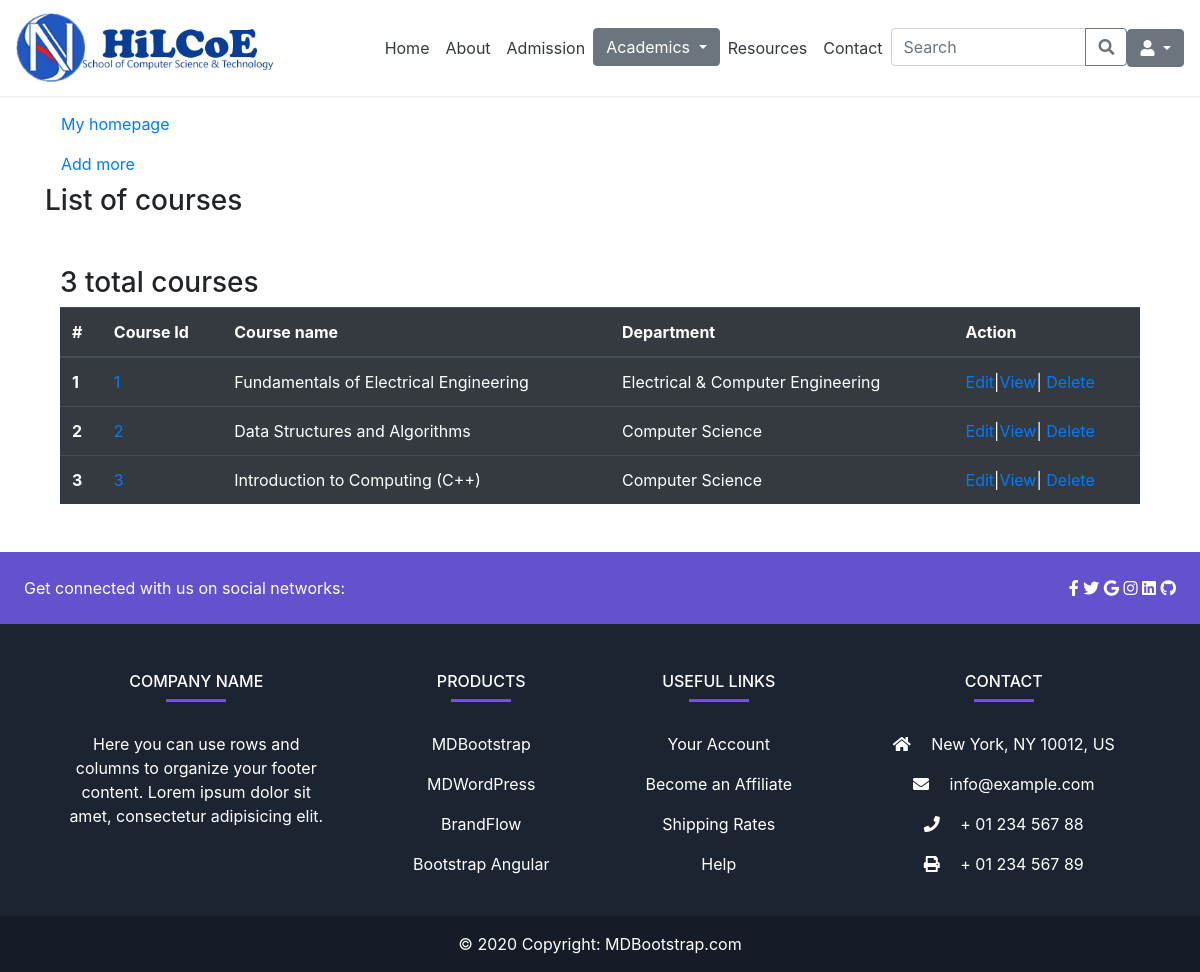
Page /admin_app/course_list/ on the earlier database version.
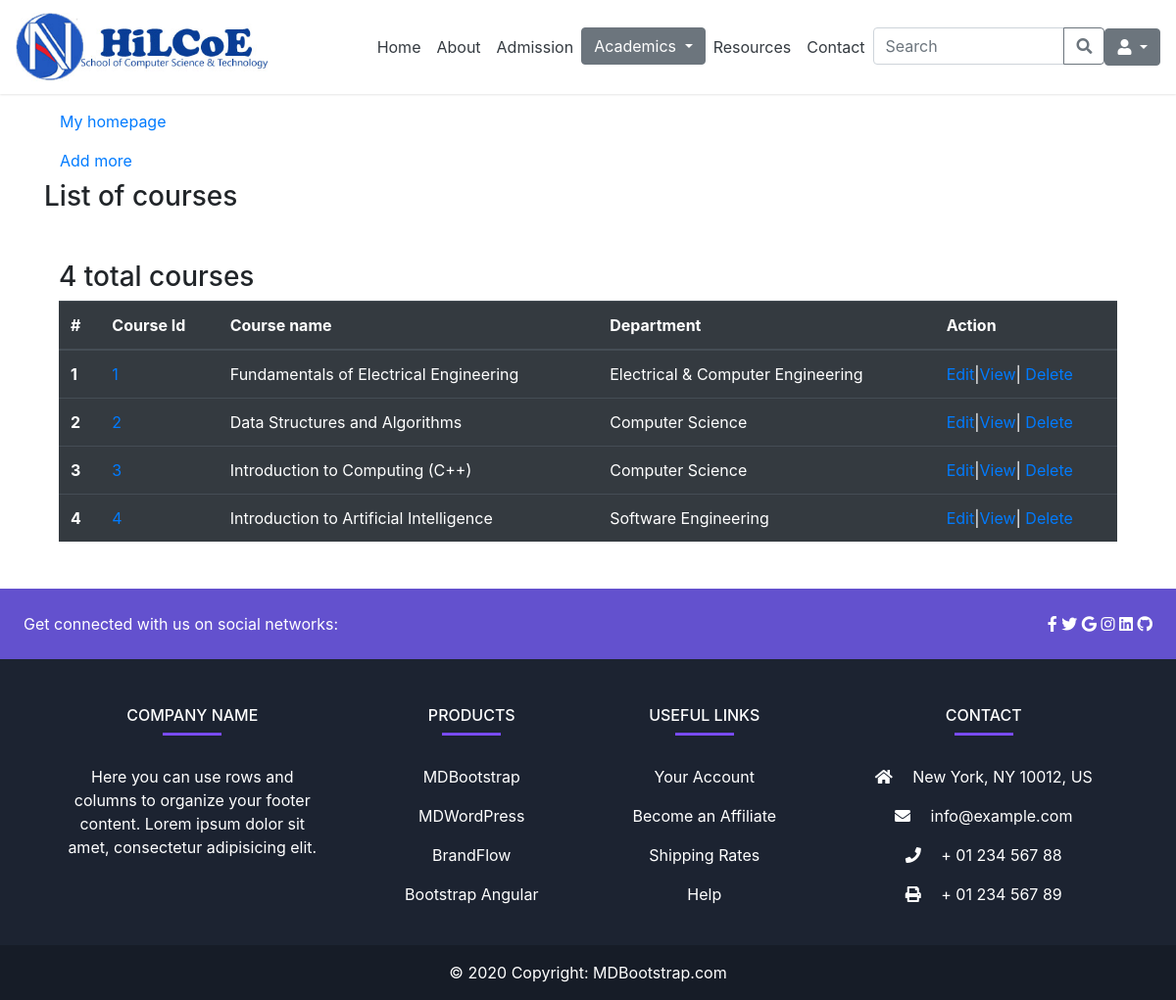
Same page on the later database version.
### admin_app/models.py (models this page shows)
class Course(models.Model):
    name = models.CharField(max_length=100)
    teachers = models.ManyToManyField(UserProfile, related_name="courses_taught", null=True, blank=True)
    students = models.ManyToManyField(UserProfile, related_name="courses_registered", null=True, blank=True)
    department = models.ForeignKey(Department, on_delete=models.CASCADE)

class Department(models.Model):
  name = models.CharField(max_length=50)
  department_head = models.CharField(max_length=50)
  def __str__(self):
        return self.name

### admin_app/views.py (the view)
# urls.py: path('course_list/', views.course_list, name='course-list'),
def course_list(request):
   courses = Course.objects.all()
   number_of_courses = courses.count()
   context = {
      'courses': courses,
      'number_of_courses': number_of_courses,
   }
   return render(request, 'admin_app/course_list.html', context)

### templates/admin_app/course_list.html (shortened to what this page needs)
{% extends 'base.html' %}
{% block content %}
<div class="container my-5">
    <a class="nav-link text-black" href="{% if user.is_superuser or user.is_staff %}
            {% url 'admin-dashboard' %}
            {% else %}
                {% url 'cs-bsc' %}
            {% endif %}">My homepage
    </a>
    <a class="nav-link text-black" href="{% url 'add-course' %}"> Add more </a>
    <h3>List of courses</h3>
    <div class="container my-5">
        <h3>{{ number_of_courses }} total courses</h3>
        <table class="table table-dark">
          <thead>
            <tr>
              <th scope="col">#</th>
              <th scope="col">Course Id</th>
              <th scope="col">Course name </th>
              <th scope="col">Department</th>
              <th scope="col">Action</th>
            </tr>
          </thead>
          <tbody>
            {% for course in courses %}
            <tr>
              <th scope="row">{{ forloop.counter }}</th>
              <td><a href="{% url 'course-detail' course_id=course.pk %}">{{ course.pk }}</a></td>
              <td>{{ course.name }}</td>
              <td>{{ course.department }}</td>
              <td><a href="{% url 'course-edit' course_id=course.pk %}">Edit</a>|<a href="{% url 'course-detail' course_id=course.pk %}">View</a>|
                <a href="{% url 'course-delete' course_id=course.pk %}">Delete</a></td>
            </tr>
            {% endfor %}
          </tbody>
        </table>
    </div>
</div>
{% endblock %}

Differences in the rows shown:
added Course: pk "4", name "Introduction to Artificial Intelligence", department "Software Engineering"
Other differences:
{{ number_of_courses }}: "3" → "4"
